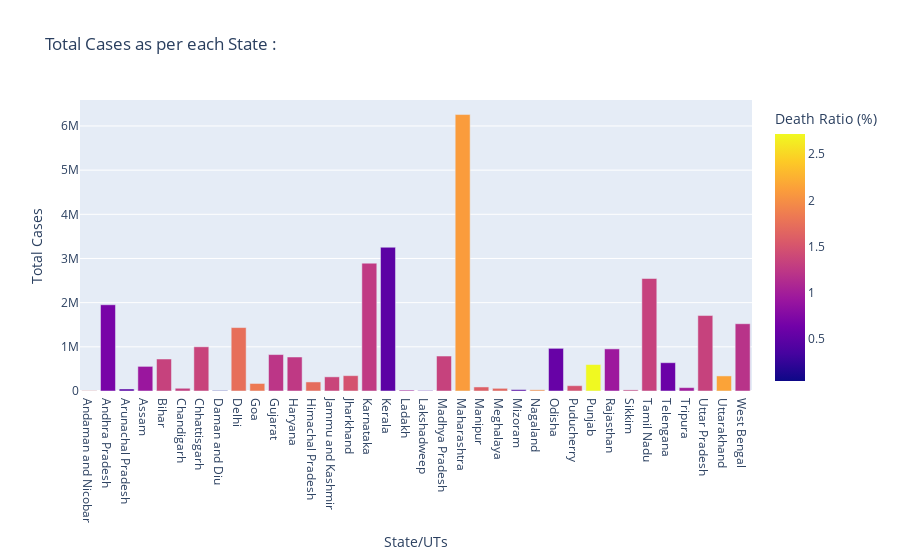

Notebook code for this chart:
### Code cell
px.bar(df, x="State/UTs", y="Total Cases", color="Death Ratio (%)", title="Total Cases as per each State : ")

### Figure 1 — Plotly figure (JSON) as saved in the notebook; plotly's stock layout.template omitted (floating-point values rounded to 4 significant figures)
{"data": [{"alignmentgroup": "True", "hovertemplate": "State/UTs=%{x}<br>Total Cases=%{y}<br>Death Ratio (%)=%{marker.color}<extra></extra>", "legendgroup": "", "marker": {"color": [1.71, 0.68, 0.47, 0.92, 1.33, 1.31, 1.35, 0.04, 1.74, 1.83, 1.22, 1.25, 1.71, 1.36, 1.48, 1.26, 0.49, 1.02, 0.48, 1.33, 2.1, 1.6, 1.67, 0.43, 1.98, 0.56, 1.49, 2.72, 0.94, 1.33, 1.33, 0.59, 0.97, 1.33, 2.15, 1.19], "coloraxis": "coloraxis", "pattern": {"shape": ""}}, "name": "", "offsetgroup": "", "orientation": "v", "showlegend": false, "textposition": "auto", "type": "bar", "x": ["Andaman and Nicobar", "Andhra Pradesh", "Arunachal Pradesh", "Assam", "Bihar", "Chandigarh", "Chhattisgarh", "Daman and Diu", "Delhi", "Goa", "Gujarat", "Haryana", "Himachal Pradesh", "Jammu and Kashmir", "Jharkhand", "Karnataka", "Kerala", "Ladakh", "Lakshadweep", "Madhya Pradesh", "Maharashtra", "Manipur", "Meghalaya", "Mizoram", "Nagaland", "Odisha", "Puducherry", "Punjab", "Rajasthan", "Sikkim", "Tamil Nadu", "Telengana", "Tripura", "Uttar Pradesh", "Uttarakhand", "West Bengal"], "xaxis": "x", "y": [7525, 1952513, 45703, 557437, 724390, 61922, 1001037, 10637, 1435844, 170416, 824683, 769717, 205017, 320491, 346918, 2893556, 3254064, 20296, 10127, 791738, 6258079, 91460, 60597, 31145, 27240, 965715, 120227, 598741, 953522, 24823, 2546689, 640659, 76315, 1708152, 341673, 1522833], "yaxis": "y"}], "layout": {"barmode": "relative", "coloraxis": {"colorbar": {"title": {"text": "Death Ratio (%)"}}, "colorscale": [[0, "#0d0887"], [0.1111, "#46039f"], [0.2222, "#7201a8"], [0.3333, "#9c179e"], [0.4444, "#bd3786"], [0.5556, "#d8576b"], [0.6667, "#ed7953"], [0.7778, "#fb9f3a"], [0.8889, "#fdca26"], [1, "#f0f921"]]}, "legend": {"tracegroupgap": 0}, "title": {"text": "Total Cases as per each State : "}, "xaxis": {"anchor": "y", "domain": [0, 1], "title": {"text": "State/UTs"}}, "yaxis": {"anchor": "x", "domain": [0, 1], "title": {"text": "Total Cases"}}}}
